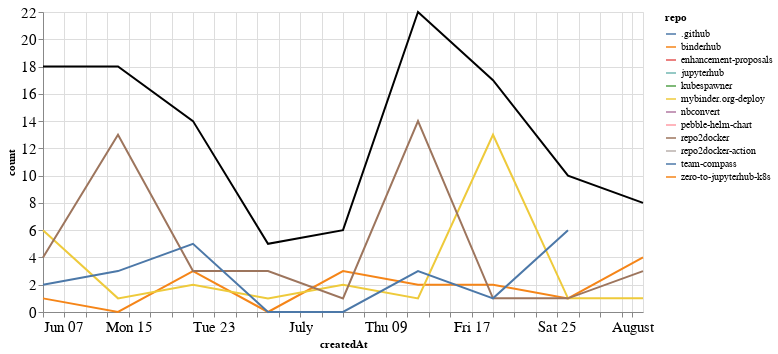

Notebook source saved alongside this figure:
### Markdown cell above
## Comments

### Code cell
comments_time = comments.groupby('repo').resample('W', on='createdAt').count()['author'].reset_index()
comments_time = comments_time.rename(columns={'author': 'count'})
comments_time_total = comments_time.groupby('createdAt').agg({"count": "sum"}).reset_index()
ch1 = alt.Chart(comments_time, width=600).mark_line().encode(
    x='createdAt',
    y='count',
    color='repo',
    tooltip="repo"
)

ch2 = alt.Chart(comments_time_total, width=600).mark_line(color="black").encode(
    x='createdAt',
    y='count',
)

ch1 + ch2

### Figure 1 — Vega-Lite specification as saved in the notebook (floating-point values rounded to 4 significant figures)
{"config": {"axisLeft": {"labelFontSize": 15}, "axisBottom": {"labelFontSize": 15}}, "layer": [{"data": {"name": "data-3ab72b1f5f736f7a18d3741bec744a6a"}, "mark": "line", "encoding": {"color": {"type": "nominal", "field": "repo"}, "tooltip": {"type": "nominal", "field": "repo"}, "x": {"type": "temporal", "field": "createdAt"}, "y": {"type": "quantitative", "field": "count"}}, "width": 600}, {"data": {"name": "data-b48e3951a1ab5f432693afab850f218a"}, "mark": {"type": "line", "color": "black"}, "encoding": {"x": {"type": "temporal", "field": "createdAt"}, "y": {"type": "quantitative", "field": "count"}}, "width": 600}], "$schema": "https://vega.github.io/schema/vega-lite/v4.8.1.json", "datasets": {"data-3ab72b1f5f736f7a18d3741bec744a6a": [{"repo": ".github", "createdAt": "2020-06-21T00:00:00", "count": 1}, {"repo": "binderhub", "createdAt": "2020-06-07T00:00:00", "count": 1}, {"repo": "binderhub", "createdAt": "2020-06-14T00:00:00", "count": 0}, {"repo": "binderhub", "createdAt": "2020-06-21T00:00:00", "count": 3}, {"repo": "binderhub", "createdAt": "2020-06-28T00:00:00", "count": 0}, {"repo": "binderhub", "createdAt": "2020-07-05T00:00:00", "count": 3}, {"repo": "binderhub", "createdAt": "2020-07-12T00:00:00", "count": 2}, {"repo": "binderhub", "createdAt": "2020-07-19T00:00:00", "count": 2}, {"repo": "binderhub", "createdAt": "2020-07-26T00:00:00", "count": 1}, {"repo": "binderhub", "createdAt": "2020-08-02T00:00:00", "count": 4}, {"repo": "enhancement-proposals", "createdAt": "2020-07-12T00:00:00", "count": 2}, {"repo": "jupyterhub", "createdAt": "2020-06-07T00:00:00", "count": 1}, {"repo": "kubespawner", "createdAt": "2020-07-26T00:00:00", "count": 1}, {"repo": "mybinder.org-deploy", "createdAt": "2020-06-07T00:00:00", "count": 6}, {"repo": "mybinder.org-deploy", "createdAt": "2020-06-14T00:00:00", "count": 1}, {"repo": "mybinder.org-deploy", "createdAt": "2020-06-21T00:00:00", "count": 2}, {"repo": "mybinder.org-deploy", "createdAt": "2020-06-28T00:00:00", "count": 1}, {"repo": "mybinder.org-deploy", "createdAt": "2020-07-05T00:00:00", "count": 2}, {"repo": "mybinder.org-deploy", "createdAt": "2020-07-12T00:00:00", "count": 1}, {"repo": "mybinder.org-deploy", "createdAt": "2020-07-19T00:00:00", "count": 13}, {"repo": "mybinder.org-deploy", "createdAt": "2020-07-26T00:00:00", "count": 1}, {"repo": "mybinder.org-deploy", "createdAt": "2020-08-02T00:00:00", "count": 1}, {"repo": "nbconvert", "createdAt": "2020-06-14T00:00:00", "count": 1}, {"repo": "pebble-helm-chart", "createdAt": "2020-06-07T00:00:00", "count": 1}, {"repo": "repo2docker", "createdAt": "2020-06-07T00:00:00", "count": 4}, {"repo": "repo2docker", "createdAt": "2020-06-14T00:00:00", "count": 13}, {"repo": "repo2docker", "createdAt": "2020-06-21T00:00:00", "count": 3}, {"repo": "repo2docker", "createdAt": "2020-06-28T00:00:00", "count": 3}, {"repo": "repo2docker", "createdAt": "2020-07-05T00:00:00", "count": 1}, {"repo": "repo2docker", "createdAt": "2020-07-12T00:00:00", "count": 14}, {"repo": "repo2docker", "createdAt": "2020-07-19T00:00:00", "count": 1}, {"repo": "repo2docker", "createdAt": "2020-07-26T00:00:00", "count": 1}, {"repo": "repo2docker", "createdAt": "2020-08-02T00:00:00", "count": 3}, {"repo": "repo2docker-action", "createdAt": "2020-06-28T00:00:00", "count": 1}, {"repo": "team-compass", "createdAt": "2020-06-07T00:00:00", "count": 2}, {"repo": "team-compass", "createdAt": "2020-06-14T00:00:00", "count": 3}, {"repo": "team-compass", "createdAt": "2020-06-21T00:00:00", "count": 5}, {"repo": "team-compass", "createdAt": "2020-06-28T00:00:00", "count": 0}, {"repo": "team-compass", "createdAt": "2020-07-05T00:00:00", "count": 0}, {"repo": "team-compass", "createdAt": "2020-07-12T00:00:00", "count": 3}, {"repo": "team-compass", "createdAt": "2020-07-19T00:00:00", "count": 1}, {"repo": "team-compass", "createdAt": "2020-07-26T00:00:00", "count": 6}, {"repo": "zero-to-jupyterhub-k8s", "createdAt": "2020-06-07T00:00:00", "count": 3}], "data-b48e3951a1ab5f432693afab850f218a": [{"createdAt": "2020-06-07T00:00:00", "count": 18}, {"createdAt": "2020-06-14T00:00:00", "count": 18}, {"createdAt": "2020-06-21T00:00:00", "count": 14}, {"createdAt": "2020-06-28T00:00:00", "count": 5}, {"createdAt": "2020-07-05T00:00:00", "count": 6}, {"createdAt": "2020-07-12T00:00:00", "count": 22}, {"createdAt": "2020-07-19T00:00:00", "count": 17}, {"createdAt": "2020-07-26T00:00:00", "count": 10}, {"createdAt": "2020-08-02T00:00:00", "count": 8}]}}
